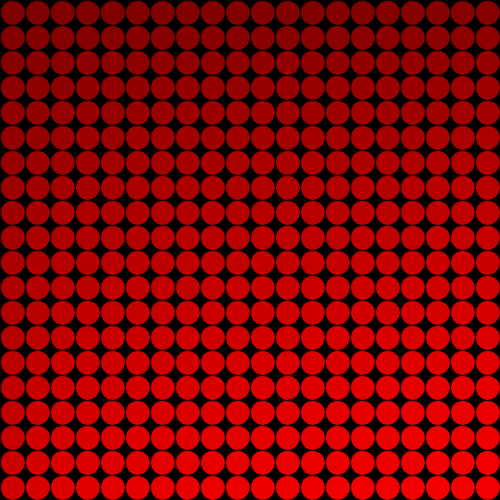
Frame 1 (no input)
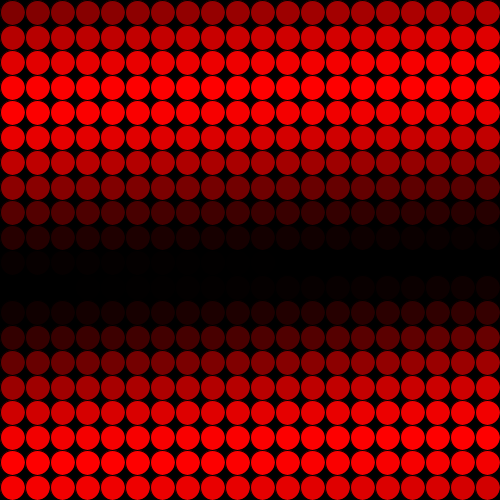
Frame 60 (the mouse pressed at the canvas centre just before this capture)
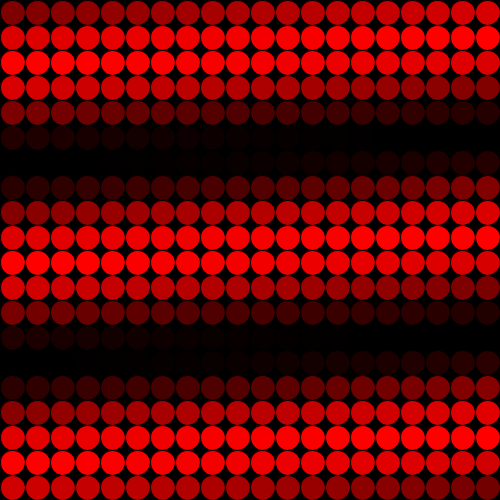
Frame 120 (the mouse held since frame 60 and released just before this capture)

The Processing sketch that drew these frames (run headless with seeded random() and noise(); from frame 60 on, the mouse is pressed at the canvas centre):

// Processing sketch: spirals
// ── spirals.pde
void setup() {
  size(500, 500);
  smooth();
}

int sizeX = 25,
    sizeY = 25;

void draw() {
  background(0);
  for(int i = 0; i < width / sizeX; i++) {
    for(int j = 0; j < height / sizeY; j++) {
      float x = i * sizeX,
            y = j * sizeY;
      float val = sin(radians((i+j*(width/sizeX))*millis()/1000f));
      fill(map(val, -1, 1, 0, 255), 0, 0);
//      fill(255, 0, 0);
      ellipseMode(CORNER);
      ellipse(x, y, sizeX, sizeY);
    }
  }
}
